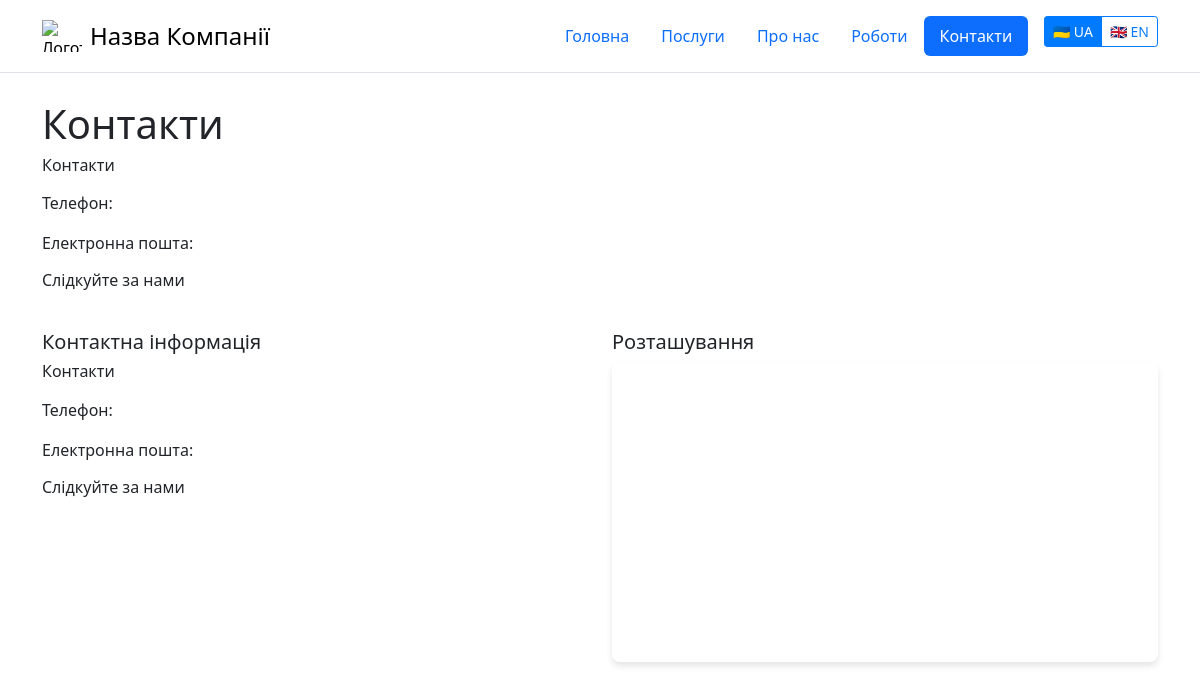
The app's page /contacts/, older data.
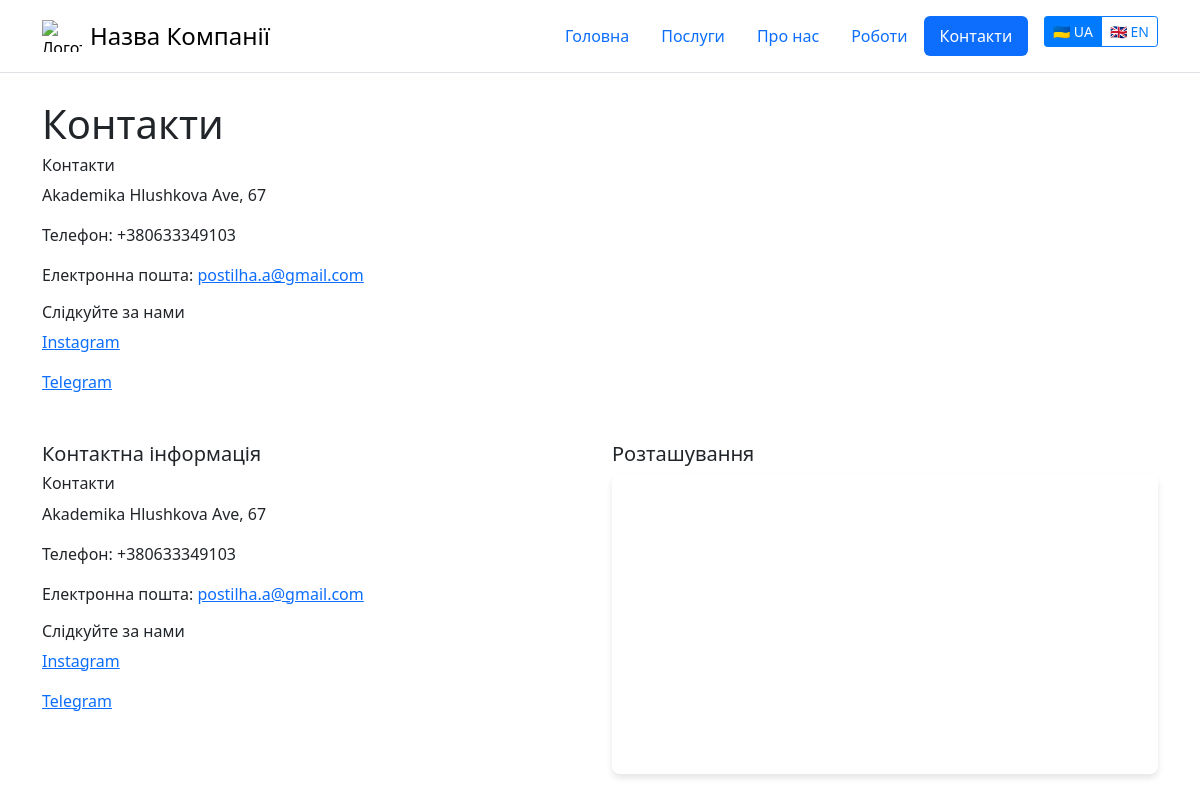
The same page, newer data.
### cases/models.py (models this page shows, shortened)
class TimeStampedModel(models.Model):
    created_at = models.DateTimeField(_("Created At"), default=timezone.now)
    updated_at = models.DateTimeField(_("Updated At"), auto_now=True)
    class Meta:
        abstract = True

class Contact(TimeStampedModel):
    address = models.CharField(_("Address"), max_length=255)
    phone_number = PhoneNumberField(_("Phone Number"))
    email = models.EmailField(_("Email"))
    instagram_link = models.URLField(_("Instagram"), blank=True)
    telegram_link = models.URLField(_("Telegram"), blank=True)
    class Meta:
        verbose_name = _("Contact")
        verbose_name_plural = _("Contacts")

### cases/views.py (the view)
class ContactView(DetailView):
    model = Contact
    template_name = "cases/contacts.html"
    context_object_name = "contact"
    def get_object(self):
        return Contact.objects.last()

### cases/context_processors.py (called while the page is built)
def contact_info(request):
    contact = Contact.objects.last()
    return {"global_contact": contact}

### cases/templates/cases/contacts.html
{% extends 'base.html' %}
{% load i18n %}
{% block content %}
    <h1>{% trans 'Contacts' %}</h1>
    {% include 'cases/partials/contacts.html' %}
{% endblock %}

### cases/templates/cases/partials/contacts.html
{% load i18n %}
<h6>{% trans "Contact Us" %}</h6>
<p>{{ global_contact.address }}</p>
<p>{% trans "Phone" %}: {{ global_contact.phone_number }}</p>
<p>{% trans "Email" %}: <a href="mailto:{{ global_contact.email }}">{{ global_contact.email }}</a></p>
<h6>{% trans "Follow Us" %}</h6>
{% if global_contact.instagram_link %}
    <p><a href="{{ global_contact.instagram_link }}" target="_blank">Instagram</a></p>
{% endif %}
{% if global_contact.telegram_link %}
    <p><a href="{{ global_contact.telegram_link }}" target="_blank">Telegram</a></p>
{% endif %}

Row changes from the older to the newer data that the page shows:
added Contact: address "Akademika Hlushkova Ave, 67 Akademika Hlushkova Ave, 67", phone_number "+380633349103 +380633349103", email "postilha.a@gmail.com postilha.a@gmail.com"
Text that changed along with them:
text now shown: "Instagram Instagram Telegram Telegram"
